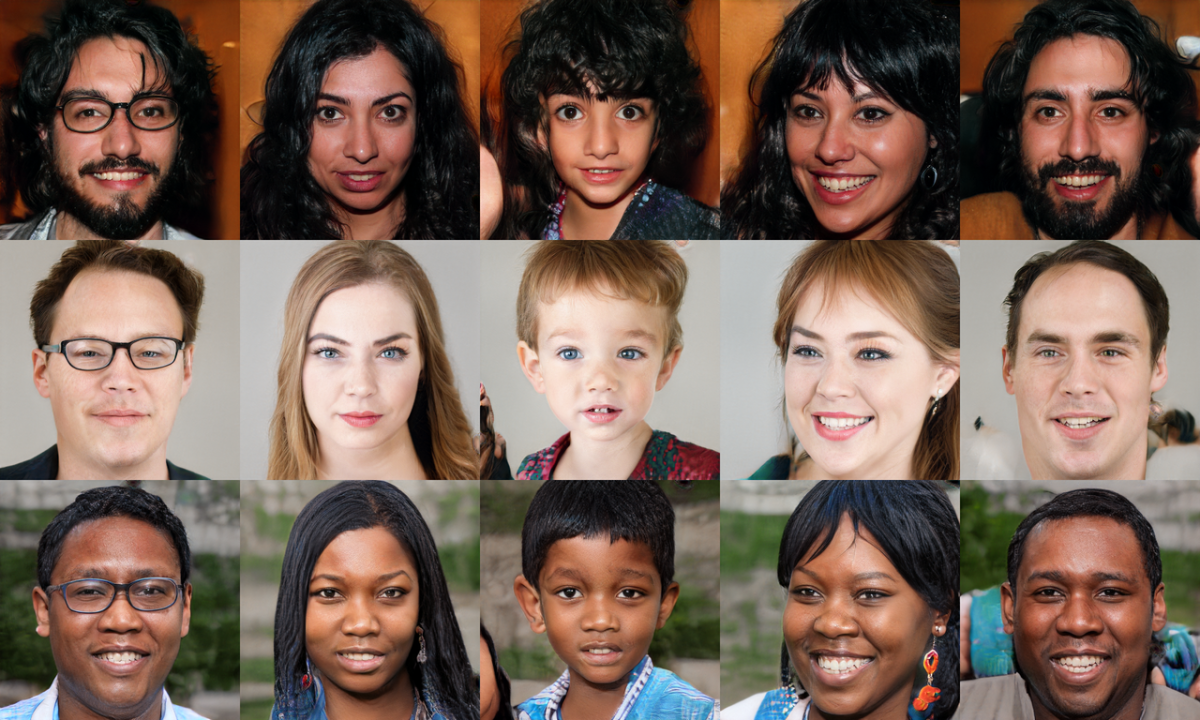
#> input picture Day9/faces.jpg, 1200 x 720 px
$ python face_detection.py
#> lines starting #> are read from the running program, lines starting #| are printed output that depends on the picture; after the words box and inside, x2 and y2 are one past the last pixel; in counts of white or black regions, pixels touching at a corner belong together
import cv2

# Haar cascade
face_cascade = cv2.CascadeClassifier('haarcascade_frontalface_default.xml')

img = cv2.imread('faces.jpg')
#> img is the input picture: shape (720, 1200, 3); mean B, G, R 85.6, 97.3, 119.3
gray = cv2.cvtColor(img , cv2.COLOR_BGR2GRAY)
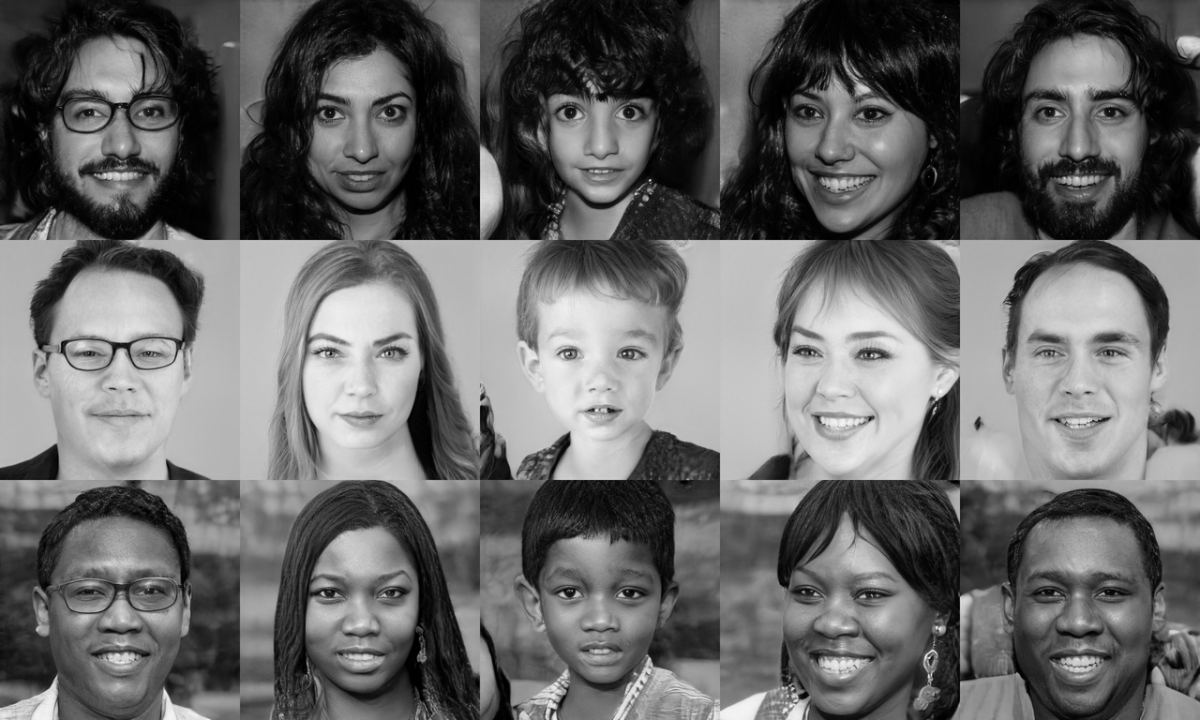
#> gray: shape (720, 1200); min 0, max 247, mean 102.5

faces = face_cascade.detectMultiScale(gray , 1.1 , 4)
#> faces = 15 rows, first 6: [293, 63, 136, 136], [538, 75, 126, 126], [757, 53, 162, 162], [989, 279, 178, 178], [280, 292, 159, 159], [289, 535, 144, 144]

for (x,y,w,h) in faces:
	cv2.rectangle(img  , (x,y) , (x+w , y+h) , (0,255,0) , 3)
#> this loop made 15 passes
#> (x, y, w, h) on passes 1 to 12: (293, 63, 136, 136), (538, 75, 126, 126), (757, 53, 162, 162), (989, 279, 178, 178), (280, 292, 159, 159), (289, 535, 144, 144), (530, 535, 142, 142), (997, 45, 167, 167), (1001, 528, 157, 157), (764, 532, 155, 155), (35, 48, 166, 166), (511, 282, 176, 176)
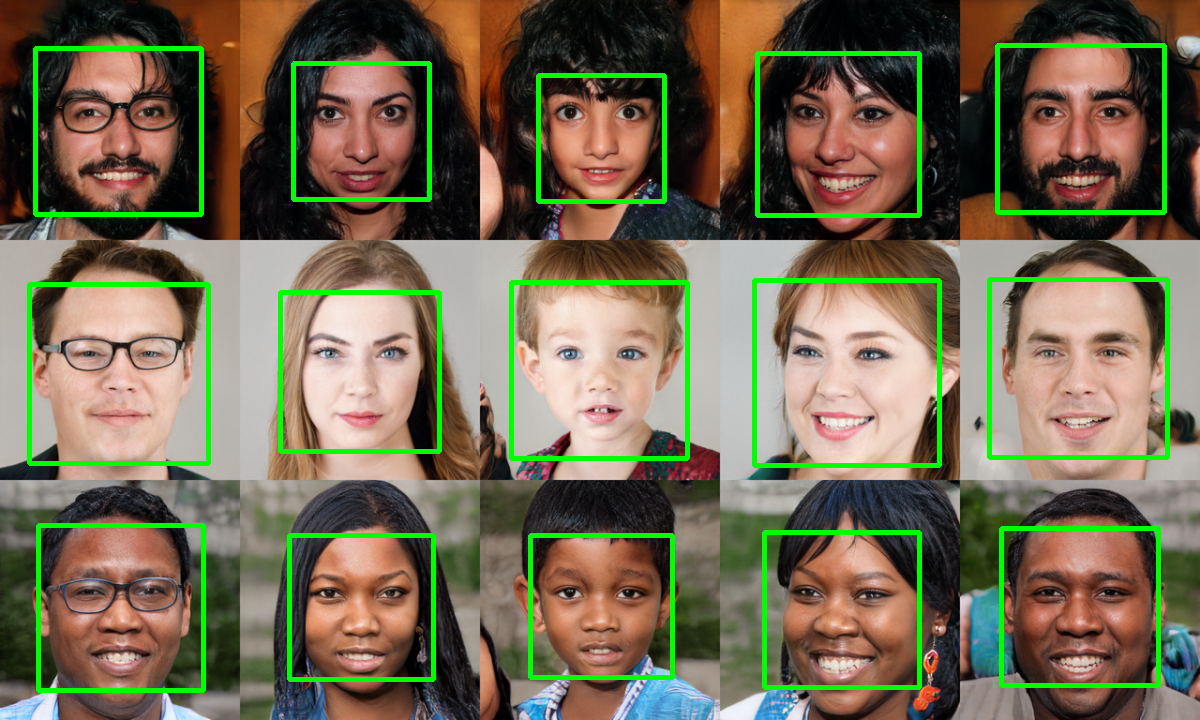
#> img: shape (720, 1200, 3); 5.53% of pixels changed, all inside (x1, y1, x2, y2) = (27, 43, 1170, 693)

cv2.imshow('img' , img)
cv2.waitKey(0)
cv2.destroyAllWindows()
